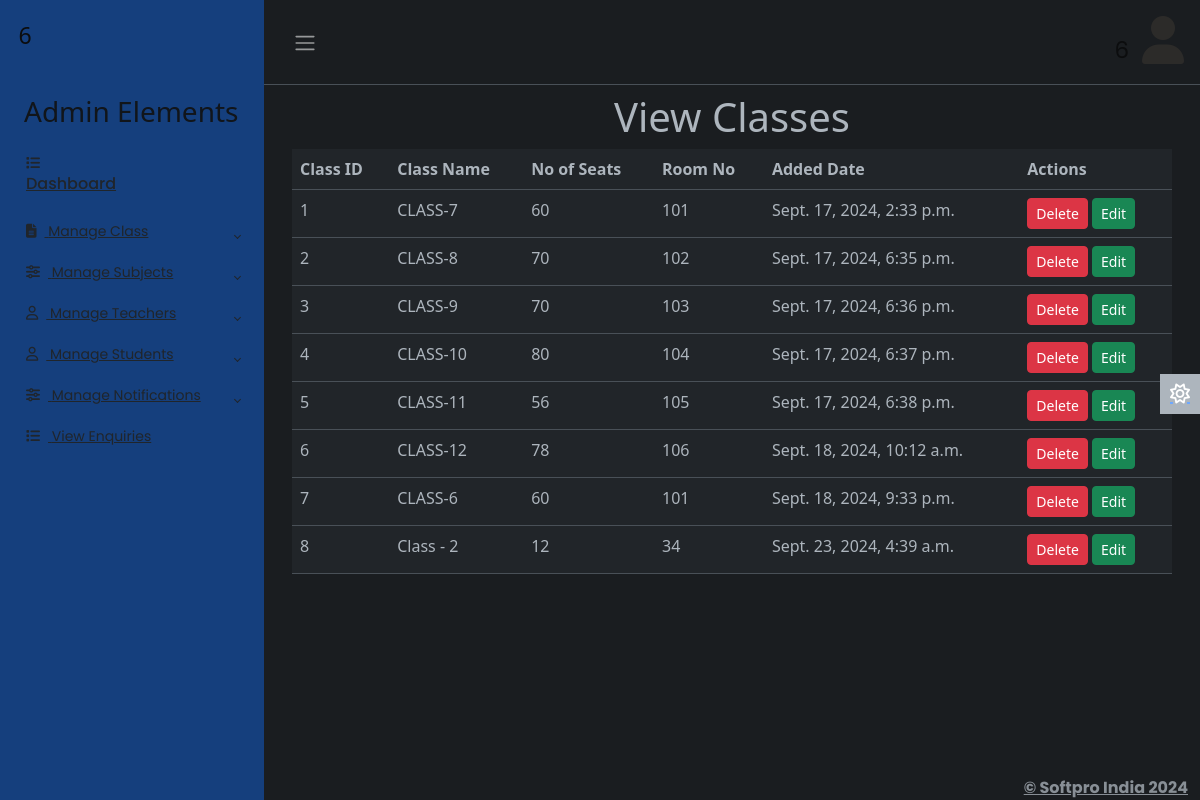
The app's page /adminapp/viewclass/ (signed in) with its own data.
### adminapp/models.py (models this page shows)
class Classes(models.Model):
    cid=models.IntegerField(primary_key=True,auto_created=True)
    class_name=models.CharField(max_length=30)
    seats=models.IntegerField()
    roomno=models.CharField(max_length=50)
    created_date=models.DateTimeField()

### adminapp/views.py (the view)
# urls.py: path('viewclass/',views.viewclass,name='viewclass'),
@cache_control(no_store=True,no_cache=True,must_revalidate=True)
def viewclass(req):
    try:
        if req.session['adminid']!=None:
            adminid=req.session['adminid']
            cl=Classes.objects.all()
            return render(req,'viewclass.html',{'adminid':adminid,'cl':cl})
    except KeyError:
        return redirect('login')

### adminapp/templates/viewclass.html
{% extends 'adminbase.html' %}
{% load static %}
{% block admin %}
<div class="row">
    <div class="col-sm-12">
        <h1 class="text-center">View Classes</h1>
        <table class="table">
            <tr>
                <th>Class ID</th>
                <th>Class Name</th>
                <th>No of Seats</th>
                <th>Room No</th>
                <th>Added Date</th>
                <th>Actions</th>
            </tr>
            {% for c in cl %}
            <tr>
                <td>{{c.cid}}</td>
                <td>{{c.class_name}}</td>
                <td>{{c.seats}}</td>
                <td>{{c.roomno}}</td>
                <td>{{c.created_date}}</td>
                <td>
                    <a href="{% url 'adminapp:delclass' cid=c.cid %}" class="btn btn-sm btn-danger">Delete</a>
                    <a href="{% url 'adminapp:editclass' id=c.cid %}" class="btn btn-sm btn-success">Edit</a>
                </td>
            </tr>
            {% endfor %}
        </table>
    </div>
</div>
{% endblock %}

### adminapp/static/css/adminstyle.css (style rules this page uses)
body { font-family: 'Poppins', sans-serif; font-size: 0.875rem; opacity: 1; overflow-y: scroll; margin: 0; }
a { cursor: pointer; text-decoration: none; font-family: 'Poppins', sans-serif; }

### records on screen
Classes: cid "1", class_name "CLASS-7", seats "60", roomno "101", created_date "Sept. 17, 2024, 2:33 p.m."
Classes: cid "2", class_name "CLASS-8", seats "70", roomno "102", created_date "Sept. 17, 2024, 6:35 p.m."
Classes: cid "3", class_name "CLASS-9", seats "70", roomno "103", created_date "Sept. 17, 2024, 6:36 p.m."
Classes: cid "4", class_name "CLASS-10", seats "80", roomno "104", created_date "Sept. 17, 2024, 6:37 p.m."
Classes: cid "5", class_name "CLASS-11", seats "56", roomno "105", created_date "Sept. 17, 2024, 6:38 p.m."
Classes: cid "6", class_name "CLASS-12", seats "78", roomno "106", created_date "Sept. 18, 2024, 10:12 a.m."
Classes: cid "7", class_name "CLASS-6", seats "60", roomno "101", created_date "Sept. 18, 2024, 9:33 p.m."
Classes: cid "8", class_name "Class - 2", seats "12", roomno "34", created_date "Sept. 23, 2024, 4:39 a.m."

### other values on screen
{{ adminid }} "6"
